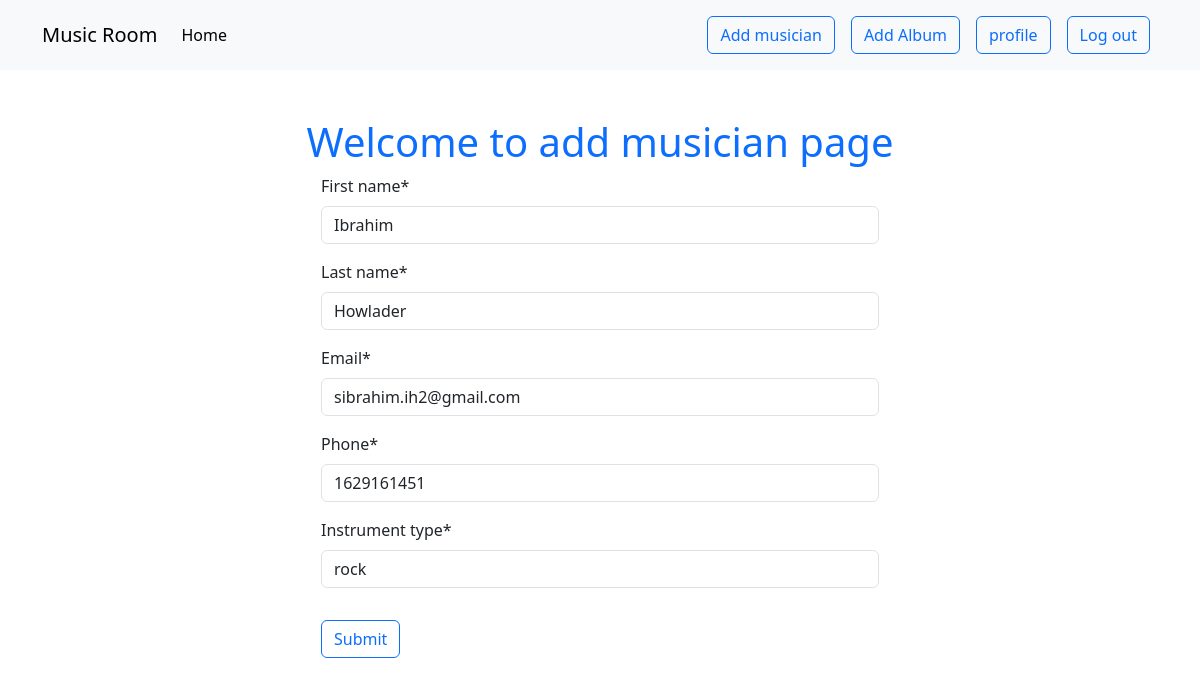
Page /musician/edit_musician/1/ (signed in) on the committed database.
### musician/models.py (models this page shows, shortened)
class musicianModel(models.Model):
    first_name=models.CharField(max_length=50)
    last_name=models.CharField(max_length=50)
    email=models.EmailField()
    phone=models.IntegerField()
    instrument_type=models.CharField(max_length=50)

### musician/views.py (the view)
# urls.py: path("edit_musician/<int:id>/", views.editMusicianView.as_view(), name="edit_musician"),
@method_decorator(login_required, name='dispatch')
class editMusicianView(UpdateView):
    model=musicianModel
    form_class=musicianForm
    template_name="addMusician.html"
    success_url=reverse_lazy('profile')
    pk_url_kwarg="id"

### musician/forms.py
class musicianForm(forms.ModelForm):
    class Meta:
        model=musicianModel
        fields='__all__'

### musician/templates/addMusician.html
{% extends 'base.html' %} {% load crispy_forms_tags %} {% block content %}
<h1 class="text-primary text-center mt-5">Welcome to add musician page</h1>
<form action="" method="post" style="width: 50%; margin: auto">
  {% csrf_token %} {{form | crispy}}
  <button type="submit" class="btn btn-outline-primary mt-3">Submit</button>
</form>
{% endblock %}

### rows in the picture
musicianModel: first_name "Ibrahim", last_name "Howlader", email "sibrahim.ih2@gmail.com", phone "1629161451", instrument_type "rock"
